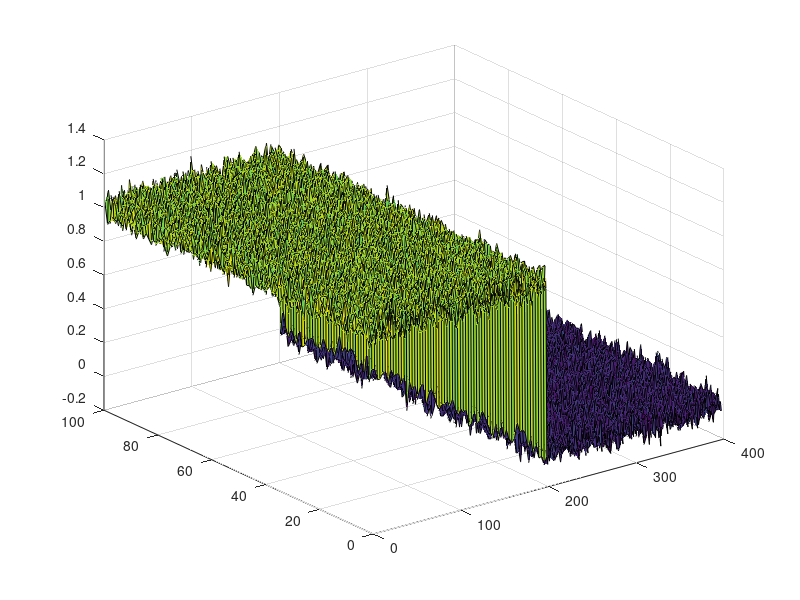

The MATLAB script that drew this image:
N_exp = 100;

x = [ones(1,200) zeros(1,200)];

N = length(x);

Z = [];

for n=1:N_exp

y = x + 0.05*randn(1,N);

Z = [Z;y];

10

end

11

[X,T] = meshgrid (1:N, 1:N_exp);

12

surf(X,T,Z)
